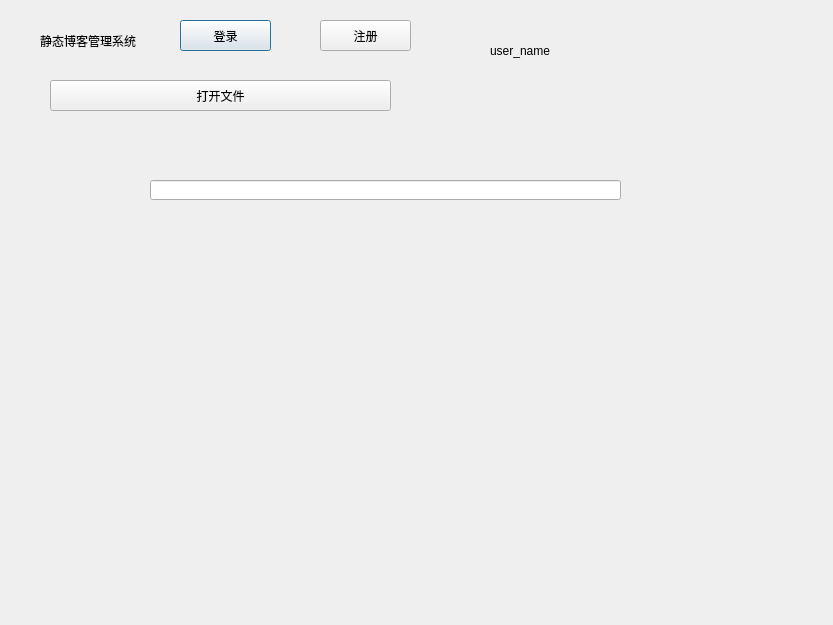
<?xml version="1.0" encoding="UTF-8"?>
<ui version="4.0">
 <class>Dialog</class>
 <widget class="QDialog" name="Dialog">
  <property name="geometry">
   <rect>
    <x>0</x>
    <y>0</y>
    <width>833</width>
    <height>625</height>
   </rect>
  </property>
  <property name="windowTitle">
   <string>Dialog</string>
  </property>
  <widget class="QLabel" name="label">
   <property name="geometry">
    <rect>
     <x>40</x>
     <y>20</y>
     <width>121</width>
     <height>41</height>
    </rect>
   </property>
   <property name="text">
    <string>静态博客管理系统</string>
   </property>
  </widget>
  <widget class="QPushButton" name="pushButton_log">
   <property name="geometry">
    <rect>
     <x>180</x>
     <y>20</y>
     <width>91</width>
     <height>31</height>
    </rect>
   </property>
   <property name="text">
    <string>登录</string>
   </property>
  </widget>
  <widget class="QPushButton" name="pushButton_reg">
   <property name="geometry">
    <rect>
     <x>320</x>
     <y>20</y>
     <width>91</width>
     <height>31</height>
    </rect>
   </property>
   <property name="text">
    <string>注册</string>
   </property>
  </widget>
  <widget class="QPushButton" name="pushButton_opfile">
   <property name="geometry">
    <rect>
     <x>50</x>
     <y>80</y>
     <width>341</width>
     <height>31</height>
    </rect>
   </property>
   <property name="text">
    <string>打开文件</string>
   </property>
  </widget>
  <widget class="QLabel" name="label_user_name">
   <property name="geometry">
    <rect>
     <x>490</x>
     <y>40</y>
     <width>181</width>
     <height>21</height>
    </rect>
   </property>
   <property name="text">
    <string>user_name</string>
   </property>
  </widget>
  <widget class="QLineEdit" name="lineEdit_title">
   <property name="geometry">
    <rect>
     <x>150</x>
     <y>180</y>
     <width>471</width>
     <height>20</height>
    </rect>
   </property>
  </widget>
 </widget>
 <resources/>
 <connections/>
</ui>
